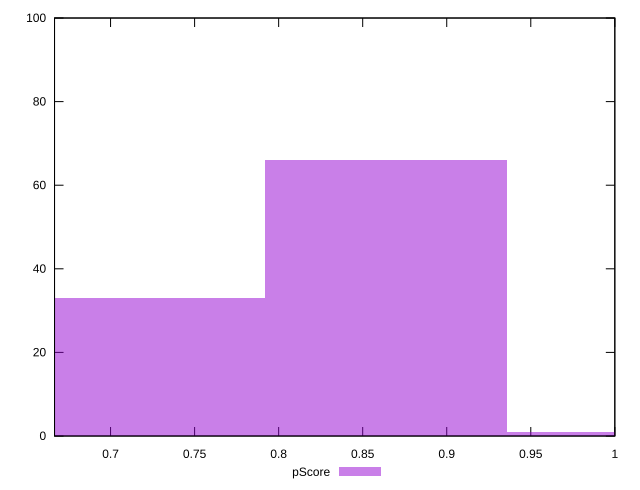

Generate this figure with gnuplot:
reset

$pScore <<EOF
0.7197983960303695 33
0.8637580752364435 66
1.0077177544425173 1
EOF

set key outside below
set boxwidth 0.14395967920607391
set xrange [0.6666666666666666:1]
set yrange [0:100]
set trange [0:100]
set style fill transparent solid 0.5 noborder
set terminal svg size 640, 490 enhanced background rgb 'white'
set output "report_00017_2021-02-10T15-08-03.406Z/offscreen-images/samples/pages+cached/pScore/histogram.svg"

plot $pScore title "pScore" with boxes

reset
